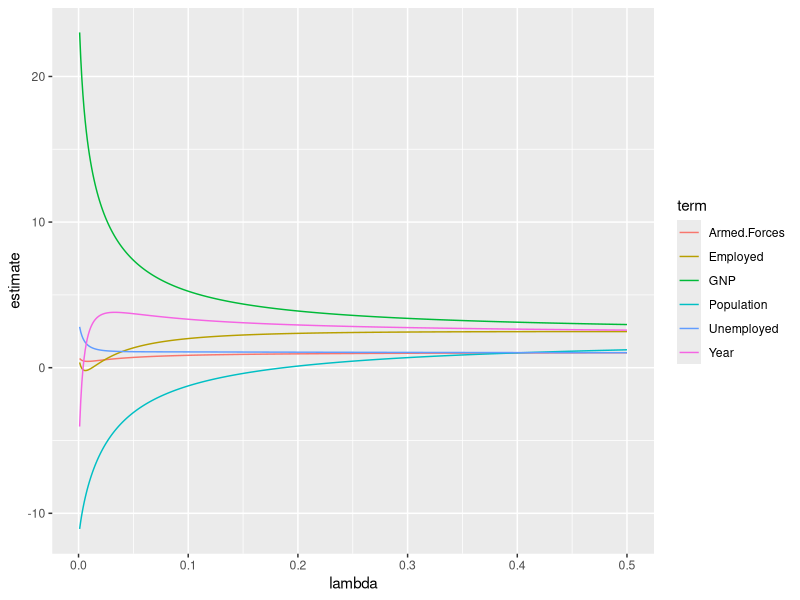

This chart was generated by the following R code:
library(MASS)
names(longley)[1] <- "y"
fit <- lm.ridge(y ~ ., longley, lambda = seq(0.001, .5, .001))
library(ggplot2)
library(broom)
td <- tidy(fit)
head(td)
ggplot(td, aes(lambda, estimate, color = term)) + geom_line()